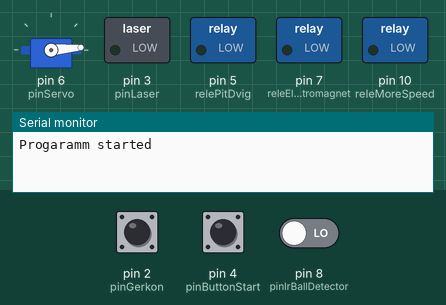
Simulated run of this program. Board: Arduino Nano, built with avr-gcc and run on an emulated ATmega328P. On the bench: servo, switched loads named in the program (green lamp = pin HIGH), the last lines printed to the serial monitor. The test bench sets the inputs (shaded band); at power-on: pin 4 (pinButtonStart) HIGH, pin 2 (pinGerkon) HIGH, pin 8 (pinIrBallDetector) LOW.

Above: at 1.2 s.
1.3 s: pin 4 (pinButtonStart) pulled LOW for 0.15 s
At 2.4 s:
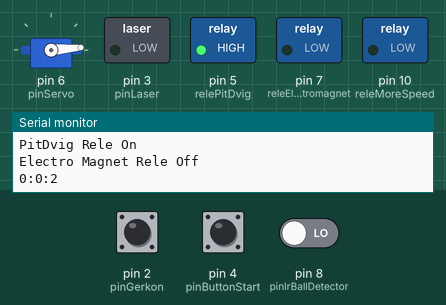
At 7.0 s:
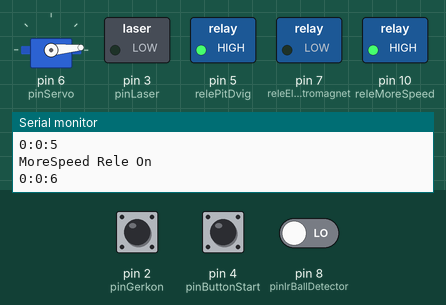
Timing chart, 0 to 27.8 s (numbered marks = the images above; inputs shaded):
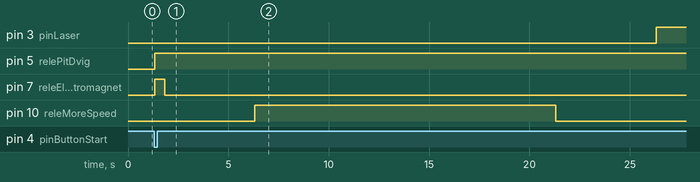

The program:

main.cpp
```cpp
// 5 sec litle sped ,15 sec speed fast, 5 sec little

//01.03.2021+
//03.03.2021 Добавляю софт перезагрузку после каждой игры
//+
#include <Arduino.h>
#include "MyUserServo.h"
#include "ButtonStart.h"
#include "Relays.h"
#include "Timer.h"

void(* resetFunc) (void) = 0;//объявляем функцию reset с адресом 0

class SensorShare{
private:
  const int8_t pinIrBallDetector = 8;
  const int8_t pinLaser = 3;

  int8_t sharCount = 0;
  bool canRead=true; // Будет ли читатся следующий шар
  bool isBeTimeZaxvat = false;
  unsigned long timingSensorWait=0;
public:
  SensorShare(){
      pinMode(pinIrBallDetector,INPUT); // pinMode(pinIrBallDetector,INPUT_PULLUP);
      pinMode(pinLaser,OUTPUT);
      digitalWrite(pinLaser,LOW);//Выключить лазер
  }
  void IrSensorRead(){
    //Если прочитан шар перед датчиком
    //Прибавить к счётчику шаров +1
 // Serial.print(F("digitalRead(pinIrBallDetector):")); Serial.println(digitalRead(pinIrBallDetector));

    if(canRead == true){
      if( digitalRead(pinIrBallDetector)== 1){
            //digitalWrite(pinLaser,LOW);//Выключить лазер
            sharCount++;
            Serial.print(F("sharCount:")); Serial.println(sharCount);

            //Один раз захват текущее время
            if(isBeTimeZaxvat == false){
                  timingSensorWait = millis(); canRead = false;
                  Serial.println(F("I not read other shars 2sec:"));
              isBeTimeZaxvat = true;
            }
            //Один раз захват текущее время            //
            if(sharCount!=4){
              //delay(1500);
            }
            else{
              delay(500);
            }
      }


    }
    if(millis() - timingSensorWait > 2000 and canRead == false){ // Если прошло уже 2сек и луч был прерван
      canRead = true;
      isBeTimeZaxvat = false;
      digitalWrite(pinLaser,HIGH);//Включить лазер
      Serial.println(F("I read other shars:"));
    }
  }
  int GetShareCount(){
    return sharCount;
  }
  void ResetShareCount(){
    sharCount=0;
    digitalWrite(pinLaser,LOW);//Выключить лазер
  }
};
SensorShare *MySensorSharePtr = nullptr; // Cоздали указатель


void setup() {

  Serial.begin(115200);

  delay(50);
  Serial.println(F("Progaramm started\n"));//Serial.println();

  //InitMyServo(); // Создали обьект в области оперативной памяти куча heap
  MyUserServoPtr = new MyUserServo_Gercon(); // Создали обьект в области оперативной памяти куча heap
  MyRelaysPtr = new Relays(); // Создали обьект в области оперативной памяти куча heap
  MySensorSharePtr = new SensorShare(); // Создали обьект в области оперативной памяти куча heap
  MyButtonStartPtr = new ButtonStart(20);

  MyTimerPtr = new Timer();

  pinMode(3,OUTPUT);
  // digitalWrite(3,HIGH); // Лазер
}

bool oneRazOnLaser = false; // Чтоб включить один раз лазер когда отыграют реле

void loop() {

  //Serial.print("digitalRead(pinIrBallDetector):");
  //Serial.println( digitalRead(8) );
if(MyButtonStartPtr->GetIsPressed() == false){//Если кнопка не была нажата то
    MyButtonStartPtr->Read(); //Читаем постоянно кнопку старт
}

if(MyButtonStartPtr->GetIsPressed() == true){ //Если состояние кнопки старт = НАЖАТА

    // Таймер считает время (Просто информирует)
    MyTimerPtr->CountTime();
    MyTimerPtr->Print();
    // Таймер считает время (Просто информирует)


    // Включаются - выключаются реле
      MyRelaysPtr->OnElektromagnetRele(500); //Вкл реле электромагнит на 500мсек

      MyRelaysPtr->OnPitDvigRele(); //Вкл реле до конца текущей игры
      //MyRelaysPtr->CountTimeAftherOnPitDvigRele(20000);// !! должно работать без этой строки!! Начать считать время от запуска реле реле питания двигателя (20сек)

      if(MyRelaysPtr->CountTimeAftherOnPitDvigRele(5000) == EndedReleTime){  // If time afther
          MyRelaysPtr->OnMoreSpeedRele(15000); //Вкл реле быстрого вращения на 30сек
      }
    // Включаются - выключаются реле

    // Если прошло 5 сек после откл реле высокой скорости то играем. Включается чтение датчиков. Считаются шары до 4х штук
      if(MyRelaysPtr->OnMoreSpeedReleWorkEnd()==true){
          if(MyRelaysPtr->CountTimeAftherRele3Activated(5000) == EndedReleTime){
              //Serial.print(F(" I read sensors ")); Serial.print(F( " GetShareCount():")); Serial.print( MySensorSharePtr->GetShareCount() ); Serial.println();

              // Один раз включить лазер и сделать задержку
              if (oneRazOnLaser == false){
                  digitalWrite(3,HIGH);//Включить лазер
                  delay(20);
                  oneRazOnLaser = true;
              }
              // Один раз включить лазер и сделать задержку

              MySensorSharePtr->IrSensorRead();
              MyUserServoPtr->ReadGerkon();
              MyUserServoPtr->DjigDjig();


              if(MySensorSharePtr->GetShareCount() == 4){

                   if(MyUserServoPtr->GetServoMooveEnded()==true){ // Если серва вернулась в исходное положение
                        //Всё ресет
                        MySensorSharePtr->ResetShareCount();
                        MyRelaysPtr->ResetRelaysSetting();
                        MyUserServoPtr->ResetMooveServo();
                        MyButtonStartPtr->SetResetButton();
                        oneRazOnLaser = false;
                        digitalWrite(3,LOW); //Лазер выкл
                        delay(10);
/*
                        delete MyUserServoPtr;
                        delete MyRelaysPtr;
                        delete MySensorSharePtr;
                        delete MyButtonStartPtr;
                        delete MyTimerPtr;
                        */
                        resetFunc(); //вызываем reset
                   }
              }
          }
      }
    // Если прошло 10сек после откл реле высокой скорости то играем. Включается чтение датчиков. Считаются шары до 4х штук

  }
//Serial.print( " MyButtonStartPtr->GetIsPressed():"); Serial.print(MyButtonStartPtr->GetIsPressed()  );
//Serial.print( " digitalRead(pinIrBallDetector):"); Serial.print( digitalRead(pinIrBallDetector) );

//Serial.print( " GetShareCount():"); Serial.print( MySensorSharePtr->GetShareCount() ); Serial.println();
}
```

ButtonStart.h
```cpp
#pragma once
#include <Arduino.h>

class ButtonStart{
private:
    // Обработка кнопки старт

    //const int ledPin = 13;      // the number of the LED pin

    // Variables will change:
    bool ledState = HIGH;         // the current state of the output pin
    bool buttonState;             // the current reading from the input pin
    bool lastButtonState = LOW;   // the previous reading from the input pin

    unsigned long lastDebounceTime = 0;  // the last time the output pin was toggled
    unsigned int debounceDelay = 20;    // the debounce time; increase if the output flickers
    // Обработка кнопки старт

    const int8_t pinButtonStart = 4;
    bool isPressed = false; // Была ли нажата кнопка старт
public:
  ButtonStart(){
      pinMode(pinButtonStart,INPUT_PULLUP);
  }
   ButtonStart(int newDebounceDelay){
      debounceDelay = newDebounceDelay;
      pinMode(pinButtonStart,INPUT_PULLUP);
  }
  void Read(){
      bool reading = digitalRead(pinButtonStart);
      if (reading != lastButtonState) {
          // reset the debouncing timer
          lastDebounceTime = millis();
      }

      if ((millis() - lastDebounceTime) > debounceDelay) {

          if (reading != buttonState) {
              buttonState = reading;

              // only toggle the LED if the new button state is HIGH
              if (buttonState == LOW) {
                  ledState = !ledState;
                  isPressed = true;
                  Serial.println(F("Button start pressed"));
              }
          }
      }

      // set the LED:
      //digitalWrite(ledPin, ledState);

      // save the reading. Next time through the loop, it'll be the lastButtonState:
      lastButtonState = reading;
      }
  bool GetIsPressed (){
    if(isPressed == false){
      return false;
    }
    else{
      return true;
    }
  }
  void SetResetButton(){
      isPressed = false;
  }
};
ButtonStart *MyButtonStartPtr = nullptr; // Cоздали указатель
```

MyUserServo.h
```cpp
#pragma once
#include <Arduino.h>
#include <Servo.h>


class MyUserServo_Gercon{
private:
  const int8_t pinServo = 6;
  Servo myservo;  // create servo object to control a servo  myservo.write(pos);

  bool canMoove = false;
  unsigned long timingServo; // Переменная для хранения точки отсчета
  int8_t stepServoMoove=0;

  const int8_t pinGerkon = 2;
  bool pressedGercon = false;

  bool oneRazPrintGerconPressed = false;
public:
  MyUserServo_Gercon(){ // Конструктор по умолчанию
    myservo.attach(pinServo);  // attaches the servo on pin 9 to the servo object
    SetPrimaryPos();

    pinMode(pinGerkon,INPUT_PULLUP);
  }
  void SetPrimaryPos(){
      myservo.write(5);
      delay(20);
  }
  void ResetMooveServo(){ //Разрешить сделать ещё один раз джик-джик
      canMoove = false;
  }
  void DjigDjig(){ // 0-180 и обратно

        if(canMoove == true){
                if ( (millis() - timingServo > 400) and stepServoMoove ==0){ // Вместо 10000 подставьте нужное вам значение паузы
                    myservo.write(5);
                    stepServoMoove =1;
                    //Serial.println(F("stepWork = 1"));
                    Serial.println(F("servoPos 5^"));
                    timingServo = millis();
                }
                if ( (millis() - timingServo > 400) and stepServoMoove ==1){ // Вместо 10000 подставьте нужное вам значение паузы
                    myservo.write(175);
                    stepServoMoove =2;
                    //Serial.println(F("stepWork = 2"));
                    Serial.println(F("servoPos 175^"));
                    timingServo = millis();
                }
                if ( (millis() - timingServo > 400) and stepServoMoove ==2){ // Вместо 10000 подставьте нужное вам значение паузы
                    myservo.write(5);
                    stepServoMoove =0;
                    //Serial.println(F("stepWork = 3 ComeBack"));
                    Serial.println(F("servoPos 5^"));
                    timingServo = millis();
                    canMoove = false;
                }
        }
  }

  void ReadGerkon(){
    if(digitalRead(pinGerkon) == 0){ //Если геркон "нажат"
        canMoove = true;
        if(oneRazPrintGerconPressed == false){
            Serial.println("Gerkon pressed");
          oneRazPrintGerconPressed = true;
        }
    }
    else{
      oneRazPrintGerconPressed = false; //Перезарядка печати один раз
    }
  }

  bool GetServoMooveEnded(){ //true если вернулось в исходное положение
    if(canMoove == false){
      return true;
    }
    else{
      return false;
    }
  }
};
MyUserServo_Gercon *MyUserServoPtr = nullptr; // Cоздали указатель

void InitMyServo(){
    MyUserServoPtr = new MyUserServo_Gercon(); // Создали обьект в области оперативной памяти куча heap
}
```

Relays.h
```cpp
#pragma once
#include <Arduino.h>

 enum StatesEndTime{
  NoEnded,
  EndedReleTime,
} states;

class Relays{
private:
  const int8_t releElektromagnet = 7;
  const int8_t relePitDvig = 5;
  const int8_t releMoreSpeed = 10;

  // Переменные реле Электромагнит #1
  int delayElektromagnetReleWork = 500;
  bool canOnElektromagnetRele = true;
  bool firsTimeZamerElektromagnetRele=false;
  unsigned long timingElektromagnetRele;
  // Переменные реле Электромагнит #1

  // Переменные реле Питания Двигателя #2
  int delayPitDvigReleWork= 20000;
  bool canOnPitDvigRele = true;
  bool firsTimeZamerPitDvigRele=false;
  unsigned long timingPitDvigRele;

  bool timeTickAftherActivatRele2End = false;
  // Переменные реле Питания Двигателя #2

  // Переменные реле MoreSpeedRele #3
  int delayMoreSpeedReleWork= 30000;
  bool canOnMoreSpeedRele = true;
  bool firsTimeZamerMoreSpeedRele=false;
  unsigned long timingMoreSpeedRele;
  // Переменные реле MoreSpeedRele #3

  // Переменные для отсчёта времени после завершения работы MoreSpeedRele #3 CountTimeAfthRele3
  int delayCountTimeAfthRele3 = 10000;
  bool canOnCountTimeAfthRele3 = true;
  bool firsTimeZamerCountTimeAfthRele3=false;
  unsigned long timingCountTimeAfthRele3;

  bool rele3WorkEnd = false;
  // Переменные для отсчёта времени после завершения работы MoreSpeedRele #3
  bool canReadGerkonAndIR = false;

  bool oneRazSetAndPrint_OnPitDvigRele = false; // Для установки пина в высокий уровень и печати один раз что реле питания двигателя было включено
  bool oneRazPrintIReadSensors = false; // Для печати
public:
  Relays()
  {
      pinMode(releElektromagnet,OUTPUT);
      pinMode(relePitDvig,OUTPUT);
      pinMode(releMoreSpeed,OUTPUT);//digitalWrite(releMoreSpeed,HIGH);

  }
  void OnElektromagnetRele(uint16_t delayElektromagnetReleWork){
    if(canOnElektromagnetRele == true){
      if(firsTimeZamerElektromagnetRele == false){ // Захватили момет старт отсчёта для 500мсек
          digitalWrite(releElektromagnet,HIGH);
          timingElektromagnetRele = millis();
          Serial.println(F("Electro Magnet Rele On"));
        firsTimeZamerElektromagnetRele = true;
      }
      if(millis() - timingElektromagnetRele > delayElektromagnetReleWork){
        digitalWrite(releElektromagnet,LOW);
        Serial.println(F("Electro Magnet Rele Off"));
        canOnElektromagnetRele = false;
      }
    }
  }
  void OnPitDvigRele(){
    if(oneRazSetAndPrint_OnPitDvigRele == false){
        Serial.println(F("PitDvig Rele On"));
        digitalWrite(relePitDvig,HIGH);
      oneRazSetAndPrint_OnPitDvigRele = true;
    }

  }
  StatesEndTime CountTimeAftherOnPitDvigRele(uint16_t delayPitDvigReleWork){
    if(canOnPitDvigRele == true){
      if(firsTimeZamerPitDvigRele == false){ // Захватили момет старт отсчёта для 500мсек

            timingPitDvigRele = millis();
        firsTimeZamerPitDvigRele = true;

      }
      if(millis() - timingPitDvigRele > delayPitDvigReleWork){
        //digitalWrite(relePitDvig,LOW);
        canOnPitDvigRele = false;
        timeTickAftherActivatRele2End = true;

      }
    }
    if(timeTickAftherActivatRele2End ==true){
      return EndedReleTime;
    }
    else{
      return NoEnded;
    }
  }

  void OnMoreSpeedRele(uint16_t delayMoreSpeedReleWork){
      if(canOnMoreSpeedRele == true){
          if(firsTimeZamerMoreSpeedRele == false){ // Захватили момет старт отсчёта
                digitalWrite(releMoreSpeed,HIGH);//Включить реле                                  digitalWrite(releMoreSpeed,HIGH);
                Serial.println(F("MoreSpeed Rele On"));
                timingMoreSpeedRele = millis();
            firsTimeZamerMoreSpeedRele = true;
          }
          if(millis() - timingMoreSpeedRele > delayMoreSpeedReleWork){
            digitalWrite(releMoreSpeed,LOW);//Выключить реле                                   //digitalWrite(releMoreSpeed,LOW);
            Serial.println(F("MoreSpeed Rele Off"));
            canOnMoreSpeedRele = false;
          }
    }
  }
bool OnMoreSpeedReleWorkEnd(){
  if(canOnMoreSpeedRele == false){
    return true;
  }
  else{
    return false;
  }
}

  StatesEndTime CountTimeAftherRele3Activated(uint16_t delayCountTimeAfthRele3){
    if(canOnCountTimeAfthRele3 == true){
      if(firsTimeZamerCountTimeAfthRele3 == false){ // Захватили момет старт отсчёта для 500мсек

        timingCountTimeAfthRele3 = millis();
        firsTimeZamerCountTimeAfthRele3 = true;

      }
      if(millis() - timingCountTimeAfthRele3 > delayCountTimeAfthRele3){
        //digitalWrite(relePitDvig,LOW);
        canOnCountTimeAfthRele3 = false;
        rele3WorkEnd = true;
        if(oneRazPrintIReadSensors == false){
            Serial.println(F(" I read sensors "));
            oneRazPrintIReadSensors = true;
        }
      }
    }
    if(rele3WorkEnd ==true){
      return EndedReleTime;
    }
    else{
      return NoEnded;
    }
  }

  void ResetRelaysSetting(){
    canOnElektromagnetRele = true;
    firsTimeZamerElektromagnetRele = false;

    canOnPitDvigRele = true;
    firsTimeZamerPitDvigRele = false;

    canOnMoreSpeedRele = true;
    firsTimeZamerMoreSpeedRele = false;

    timeTickAftherActivatRele2End = false;
    firsTimeZamerCountTimeAfthRele3 = false;

    canOnCountTimeAfthRele3 = true;
    rele3WorkEnd = false;

    digitalWrite(relePitDvig,LOW);Serial.println(F("\nPitDvigRele Rele Off\n"));
    oneRazSetAndPrint_OnPitDvigRele = false;

    oneRazPrintIReadSensors = false;
  }
};
Relays *MyRelaysPtr = nullptr; // Cоздали указатель
```

Source omitted: Timer.h (2363 bytes)

Measured:
- after the input at 1.3 s, pin 3 (pinLaser): LOW → HIGH after 25.0 s; pin 5 (relePitDvig): LOW → HIGH at once; pin 7 (releElektromagnet): LOW → HIGH at once, → LOW 0.50 s later; pin 10 (releMoreSpeed): LOW → HIGH after 5.0 s, → LOW 15.0 s later
